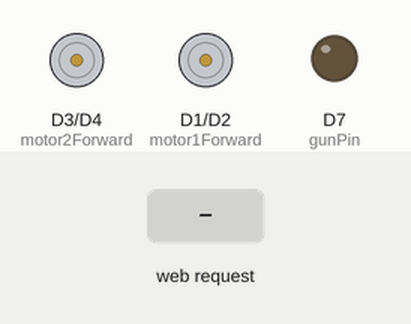
This sketch was run on a simulated ESP8266 (NodeMCU). On the bench: motor-driver pin pairs drawn as motors (green arrow = first pin HIGH = forward, orange = second pin HIGH = backward, longer = more drive), output pins drawn as LEDs (lit = HIGH). Inputs (shaded band) come from the test bench. WiFi joins after 1.5 s; servers stay silent unless stated; what the sketch prints to the serial monitor is not drawn.

Above: at 2.7 s.
2.8 s: HTTP request GET /move?dir=forward received
At 3.5 s:
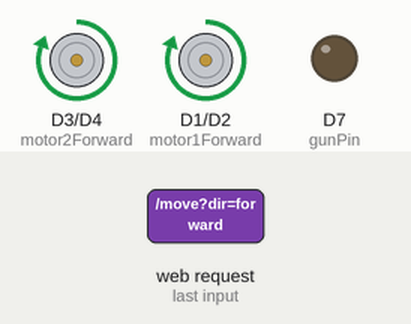
4.3 s: HTTP request GET /move?dir=backward received
At 4.7 s:
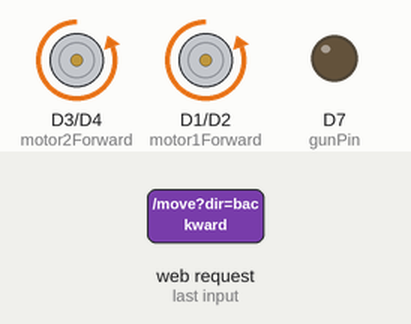
5.8 s: HTTP request GET /move?dir=left received
At 7.0 s:
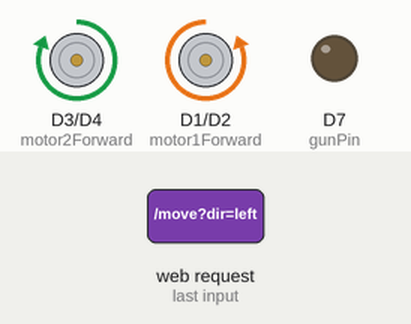
7.3 s: HTTP request GET /move?dir=right received
At 8.1 s:
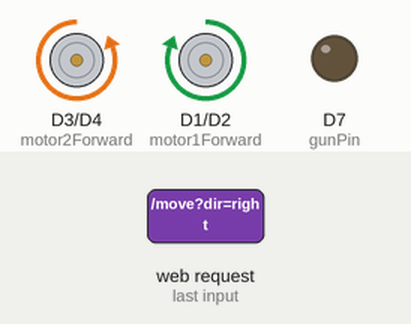
Timing chart, 0 to 9.8 s (numbered marks = the images above; inputs shaded):
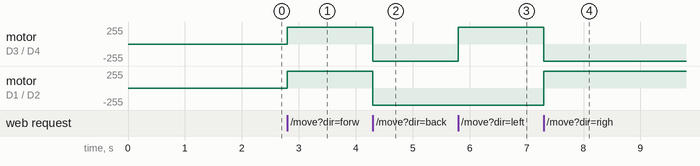

Measured:
- after the input at 2.8 s, motor on D3 (motor2Forward) / D4 (motor2Backward), motor on D1 (motor1Forward) / D2 (motor1Backward): stopped → forward 255/255 at once
- after the input at 4.3 s, motor on D3 (motor2Forward) / D4 (motor2Backward), motor on D1 (motor1Forward) / D2 (motor1Backward): forward 255/255 → backward 255/255 at once
- after the input at 5.8 s, motor on D3 (motor2Forward) / D4 (motor2Backward): backward 255/255 → forward 255/255 at once
- after the input at 7.3 s, motor on D3 (motor2Forward) / D4 (motor2Backward): forward 255/255 → backward 255/255 at once; motor on D1 (motor1Forward) / D2 (motor1Backward): backward 255/255 → forward 255/255 at once

The sketch:

DhyanChandSingh.ino
```cpp
#include <ESP8266WiFi.h>
#include <ESP8266WebServer.h>

// Replace with your network credentials
const char* ssid = "your_SSID";
const char* password = "your_PASSWORD";

// Motor control pins
const int motor1Forward = D1;
const int motor1Backward = D2;
const int motor2Forward = D3;
const int motor2Backward = D4;

// Ultrasonic sensor pins
const int triggerPin = D5;
const int echoPin = D6;

// Toy gun control pin
const int gunPin = D7;

ESP8266WebServer server(80);

// Function to initialize hardware
void initializeHardware() {
  pinMode(motor1Forward, OUTPUT);
  pinMode(motor1Backward, OUTPUT);
  pinMode(motor2Forward, OUTPUT);
  pinMode(motor2Backward, OUTPUT);
  pinMode(triggerPin, OUTPUT);
  pinMode(echoPin, INPUT);
  pinMode(gunPin, OUTPUT);
}

// Function to connect to Wi-Fi
void connectWiFi() {
  WiFi.begin(ssid, password);
  Serial.print("Connecting to WiFi...");

  int attempts = 0;
  while (WiFi.status() != WL_CONNECTED && attempts < 10) {
    delay(500);
    Serial.print(".");
    attempts++;
  }

  if (WiFi.status() == WL_CONNECTED) {
    Serial.println(" Connected!");
  } else {
    Serial.println(" Failed to connect.");
  }
}

// Function to get the HTML for the web interface
String getHTML() {
  String html = "<html><body><h1>Military-Style Robot Control</h1>";
  html += "<button onclick=\"move('forward')\">Forward</button><br>";
  html += "<button onclick=\"move('backward')\">Backward</button><br>";
  html += "<button onclick=\"move('left')\">Left</button><br>";
  html += "<button onclick=\"move('right')\">Right</button><br>";
  html += "<button onclick=\"move('stop')\">Stop</button><br>";
  html += "<button onclick=\"move('check')\">Check Obstacle</button><br>";
  html += "<button onclick=\"move('fire')\">Fire</button><br>";
  html += "<script>function move(direction) { fetch('/move?dir=' + direction); }</script>";
  html += "</body></html>";
  return html;
}

// Handle root URL
void handleRoot() {
  server.send(200, "text/html", getHTML());
}

// Handle movement commands
void handleMove() {
  String direction = server.arg("dir");
  if (direction == "forward") {
    moveForward();
  } else if (direction == "backward") {
    moveBackward();
  } else if (direction == "left") {
    turnLeft();
  } else if (direction == "right") {
    turnRight();
  } else if (direction == "stop") {
    stopMovement();
  } else if (direction == "check") {
    checkObstacle();
  } else if (direction == "fire") {
    fireGun();
  }
  server.send(200, "text/plain", "Moving " + direction);
}

// Move functions
void moveForward() {
  digitalWrite(motor1Forward, HIGH);
  digitalWrite(motor1Backward, LOW);
  digitalWrite(motor2Forward, HIGH);
  digitalWrite(motor2Backward, LOW);
}

void moveBackward() {
  digitalWrite(motor1Forward, LOW);
  digitalWrite(motor1Backward, HIGH);
  digitalWrite(motor2Forward, LOW);
  digitalWrite(motor2Backward, HIGH);
}

void turnLeft() {
  digitalWrite(motor1Forward, LOW);
  digitalWrite(motor1Backward, HIGH);
  digitalWrite(motor2Forward, HIGH);
  digitalWrite(motor2Backward, LOW);
}

void turnRight() {
  digitalWrite(motor1Forward, HIGH);
  digitalWrite(motor1Backward, LOW);
  digitalWrite(motor2Forward, LOW);
  digitalWrite(motor2Backward, HIGH);
}

void stopMovement() {
  digitalWrite(motor1Forward, LOW);
  digitalWrite(motor1Backward, LOW);
  digitalWrite(motor2Forward, LOW);
  digitalWrite(motor2Backward, LOW);
}

void checkObstacle() {
  long duration, distance;
  digitalWrite(triggerPin, LOW);
  delayMicroseconds(2);
  digitalWrite(triggerPin, HIGH);
  delayMicroseconds(10);
  digitalWrite(triggerPin, LOW);

  duration = pulseIn(echoPin, HIGH);
  distance = (duration * 0.034) / 2; // Convert to cm

  if (distance < 20) {
    Serial.println("Obstacle detected!");
    stopMovement();
  } else {
    Serial.println("Path clear.");
  }
}

void fireGun() {
  digitalWrite(gunPin, HIGH); // Activate the gun
  delay(1000);                 // Fire duration
  digitalWrite(gunPin, LOW);  // Deactivate the gun
  Serial.println("Fired!");
}

// Setup function
void setup() {
  Serial.begin(115200);
  initializeHardware();
  connectWiFi();

  server.on("/", handleRoot);
  server.on("/move", handleMove);
  server.begin();
  Serial.println("HTTP server started");
}

// Loop function
void loop() {
  server.handleClient();
}
```
